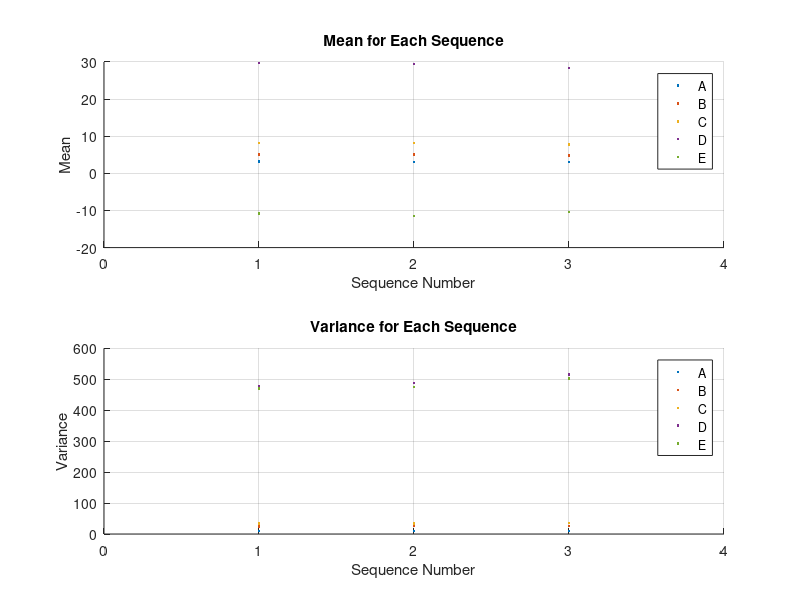

Recreate this plot in MATLAB.
%% Problem 3
for i = 1 : 3
    A = 3 + 3*randn(1000,1);
    B = 5 + 5*randn(1000,1);
    C = A + B;
    D = 3*A + 4*B;
    E = 3*A - 4*B;

    DATA = [A B C D E];
    
    % Part A - Find Mean and Variance for A, B, C, D, and E
    
    meanA(i) = mean(A);
    meanB(i) = mean(B);
    meanC(i) = mean(C);
    meanD(i) = mean(D);
    meanE(i) = mean(E);
    
    varA(i) = var(A);
    varB(i) = var(B);
    varC(i) = var(C);
    varD(i) = var(D);
    varE(i) = var(E);
    
    meanDATA(i,:) = mean(DATA);
    
    covDATA(:,:,i) = cov(DATA);

    fprintf("\nSequence %g\n",i)
    fprintf("--------------------------\n")
    fprintf("Mean A = %.4f\n",meanA(i))
    fprintf("Mean B = %.4f\n",meanB(i))
    fprintf("Mean C = %.4f\n",meanC(i))
    fprintf("Mean D = %.4f\n",meanD(i))
    fprintf("Mean E = %.4f\n\n",meanE(i))

    fprintf("Var A = %.4f\n",varA(i))
    fprintf("Var B = %.4f\n",varB(i))
    fprintf("Var C = %.4f\n",varC(i))
    fprintf("Var D = %.4f\n",varD(i))
    fprintf("Var E = %.4f\n\n",varE(i))

    fprintf("Mean DATA = \n")
    fprintf("%.4f %.4f %.4f %.4f %.4f\n\n",meanDATA(i,:))

    fprintf("Cov DATA = \n")
    fprintf("%10.4f %10.4f %10.4f %10.4f %10.4f\n",covDATA(:,:,i))

end

subplot(2,1,1)
hold on 
grid on
plot(meanA,'.')
plot(meanB,'.')
plot(meanC,'.')
plot(meanD,'.')
plot(meanE,'.')
title("Mean for Each Sequence")
xlabel("Sequence Number")
xlim([0,4])
ylabel("Mean")
legend('A','B','C','D','E')
subplot(2,1,2)
hold on 
grid on
plot(varA,'.')
plot(varB,'.')
plot(varC,'.')
plot(varD,'.')
plot(varE,'.')
title("Variance for Each Sequence")
xlabel("Sequence Number")
xlim([0,4])
ylabel("Variance")
legend('A','B','C','D','E')

